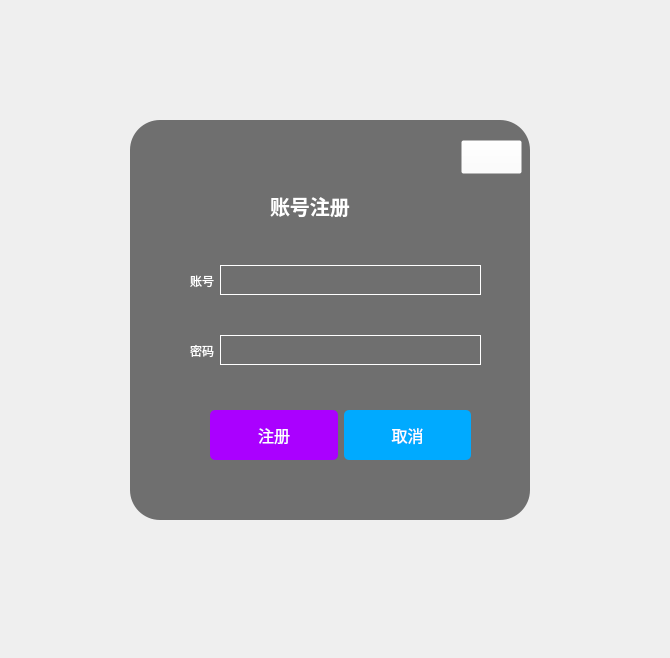
<?xml version="1.0" encoding="UTF-8"?>
<ui version="4.0">
 <class>Dialog</class>
 <widget class="QDialog" name="Dialog">
  <property name="geometry">
   <rect>
    <x>0</x>
    <y>0</y>
    <width>670</width>
    <height>658</height>
   </rect>
  </property>
  <property name="windowTitle">
   <string>Dialog</string>
  </property>
  <widget class="QLabel" name="label">
   <property name="geometry">
    <rect>
     <x>130</x>
     <y>120</y>
     <width>400</width>
     <height>400</height>
    </rect>
   </property>
   <property name="minimumSize">
    <size>
     <width>400</width>
     <height>400</height>
    </size>
   </property>
   <property name="maximumSize">
    <size>
     <width>400</width>
     <height>400</height>
    </size>
   </property>
   <property name="styleSheet">
    <string notr="true">border-image:url(:/img/ui_img/regbackground.jpg);
border-radius:30px;</string>
   </property>
   <property name="text">
    <string/>
   </property>
  </widget>
  <widget class="QLabel" name="label_2">
   <property name="geometry">
    <rect>
     <x>130</x>
     <y>120</y>
     <width>400</width>
     <height>400</height>
    </rect>
   </property>
   <property name="minimumSize">
    <size>
     <width>400</width>
     <height>400</height>
    </size>
   </property>
   <property name="maximumSize">
    <size>
     <width>400</width>
     <height>400</height>
    </size>
   </property>
   <property name="styleSheet">
    <string notr="true">background-color: rgba(75, 75, 75, 200);
border-radius:30px;
</string>
   </property>
   <property name="text">
    <string/>
   </property>
  </widget>
  <widget class="QLabel" name="label_3">
   <property name="geometry">
    <rect>
     <x>270</x>
     <y>180</y>
     <width>131</width>
     <height>51</height>
    </rect>
   </property>
   <property name="font">
    <font>
     <pointsize>15</pointsize>
     <weight>75</weight>
     <bold>true</bold>
    </font>
   </property>
   <property name="styleSheet">
    <string notr="true">color:rgb(255, 255, 255);</string>
   </property>
   <property name="text">
    <string>账号注册</string>
   </property>
  </widget>
  <widget class="QWidget" name="horizontalLayoutWidget">
   <property name="geometry">
    <rect>
     <x>190</x>
     <y>260</y>
     <width>291</width>
     <height>41</height>
    </rect>
   </property>
   <layout class="QHBoxLayout" name="horizontalLayout">
    <item>
     <widget class="QLabel" name="label_4">
      <property name="styleSheet">
       <string notr="true">color:rgb(255, 255, 255);</string>
      </property>
      <property name="text">
       <string>账号</string>
      </property>
     </widget>
    </item>
    <item>
     <widget class="QLineEdit" name="edit_username">
      <property name="minimumSize">
       <size>
        <width>0</width>
        <height>30</height>
       </size>
      </property>
      <property name="styleSheet">
       <string notr="true">background-color:rgba(0,0,0,0);
border:1px solid rgb(255, 255, 255);
color:rgb(255,255,255)

</string>
      </property>
     </widget>
    </item>
   </layout>
  </widget>
  <widget class="QWidget" name="horizontalLayoutWidget_2">
   <property name="geometry">
    <rect>
     <x>190</x>
     <y>330</y>
     <width>291</width>
     <height>41</height>
    </rect>
   </property>
   <layout class="QHBoxLayout" name="horizontalLayout_2">
    <item>
     <widget class="QLabel" name="label_5">
      <property name="styleSheet">
       <string notr="true">color:rgb(255, 255, 255);</string>
      </property>
      <property name="text">
       <string>密码</string>
      </property>
     </widget>
    </item>
    <item>
     <widget class="QLineEdit" name="edit_password">
      <property name="minimumSize">
       <size>
        <width>0</width>
        <height>30</height>
       </size>
      </property>
      <property name="styleSheet">
       <string notr="true">background-color:rgba(0,0,0,0);
border:1px solid rgb(255, 255, 255);
color:rgb(255,255,255)

</string>
      </property>
     </widget>
    </item>
   </layout>
  </widget>
  <widget class="QWidget" name="horizontalLayoutWidget_3">
   <property name="geometry">
    <rect>
     <x>210</x>
     <y>400</y>
     <width>261</width>
     <height>71</height>
    </rect>
   </property>
   <layout class="QHBoxLayout" name="horizontalLayout_3">
    <item>
     <widget class="QPushButton" name="pushButton_regiser">
      <property name="minimumSize">
       <size>
        <width>0</width>
        <height>50</height>
       </size>
      </property>
      <property name="font">
       <font>
        <pointsize>12</pointsize>
       </font>
      </property>
      <property name="styleSheet">
       <string notr="true">QPushButton{
background-color:rgb(170, 0, 255);
color:rgb(255,255,255);
border-radius:5px;
}
QPushButton:pressed{
padding-top:7px;
padding-left:7px
}</string>
      </property>
      <property name="text">
       <string>注册</string>
      </property>
     </widget>
    </item>
    <item>
     <widget class="QPushButton" name="pushButton_cancer">
      <property name="minimumSize">
       <size>
        <width>0</width>
        <height>50</height>
       </size>
      </property>
      <property name="font">
       <font>
        <pointsize>12</pointsize>
       </font>
      </property>
      <property name="styleSheet">
       <string notr="true">QPushButton{
background-color:rgb(0, 170, 255);
color:rgb(255,255,255);
border-radius:5px;
}
QPushButton:pressed{
padding-top:7px;
padding-left:7px
}</string>
      </property>
      <property name="text">
       <string>取消</string>
      </property>
     </widget>
    </item>
   </layout>
  </widget>
  <widget class="QPushButton" name="pushButton">
   <property name="geometry">
    <rect>
     <x>461</x>
     <y>140</y>
     <width>61</width>
     <height>34</height>
    </rect>
   </property>
   <property name="styleSheet">
    <string notr="true">background-color:rgb(255,255,255,0);</string>
   </property>
   <property name="text">
    <string/>
   </property>
   <property name="icon">
    <iconset resource="../../loginapprcc.qrc">
     <normaloff>:/img/ui_img/关闭.png</normaloff>:/img/ui_img/关闭.png</iconset>
   </property>
  </widget>
 </widget>
 <resources>
  <include location="../../loginapprcc.qrc"/>
 </resources>
 <connections>
  <connection>
   <sender>pushButton</sender>
   <signal>clicked()</signal>
   <receiver>Dialog</receiver>
   <slot>close()</slot>
   <hints>
    <hint type="sourcelabel">
     <x>493</x>
     <y>156</y>
    </hint>
    <hint type="destinationlabel">
     <x>620</x>
     <y>154</y>
    </hint>
   </hints>
  </connection>
 </connections>
</ui>
